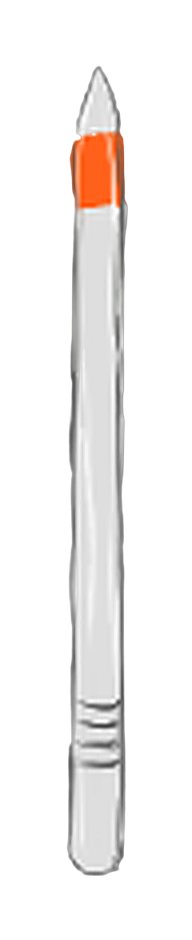
#> input picture assets/rocket_sls_srb_l.png, 192 x 940 px
$ python -i clean_art.py   (imports and definitions only)
#> lines starting #> are read from the running program, lines starting #| are printed output that depends on the picture
# Çizimcinin roket PNG'lerini 4 kat büyütüp kenarları temizler: pürüzlü silüeti yumuşatır, kopuk lekeleri siler,
# çizgileri hafifçe keskinleştirir. El çizimi görünümü korunur (renkler ve çizgi karakteri değişmez).
# Kullanım: python3 clean_art.py art_originals assets   (art_originals klasörü projede yok; çizimcinin özgün PNG'leri geçici olarak oraya konur)
import sys, os
import numpy as np
from collections import deque
from PIL import Image, ImageFilter
K = 4
# [1 line that did not run here, left out]
NAMES = ["rocket_sls_idle", "rocket_sls_nosrb", "rocket_sls_stage1", "rocket_sls_srb_l", "rocket_sls_stage2", "rocket_sls_las"]

def drop_specks(im, min_area=10):
    a = np.array(im.getchannel("A")) > 30
    H, W = a.shape; seen = np.zeros_like(a); comps = []
    for y in range(H):
        for x in range(W):
            if a[y, x] and not seen[y, x]:
                q = deque([(y, x)]); seen[y, x] = True; pts = []
                while q:
                    cy, cx = q.popleft(); pts.append((cy, cx))
                    for dy in (-1, 0, 1):
                        for dx in (-1, 0, 1):
                            ny, nx = cy + dy, cx + dx
                            if 0 <= ny < H and 0 <= nx < W and a[ny, nx] and not seen[ny, nx]: seen[ny, nx] = True; q.append((ny, nx))
                comps.append(pts)
    big = max(len(c) for c in comps); arr = np.array(im)
    for c in comps:
        if len(c) < min_area and len(c) < big * 0.02:
            for y, x in c: arr[y, x, 3] = 0
    return Image.fromarray(arr, "RGBA")

def smoothstep(x, a, b):
    t = np.clip((x - a) / (b - a), 0, 1); return t * t * (3 - 2 * t)

def clean(path):
#> called with path = '../assets/rocket_sls_srb_l.png'
    im = Image.open(path).convert("RGBA"); im = drop_specks(im)
#> in clean, im is the input picture: PIL image 192x940 RGBA; mean R, G, B, A 58.7, 55.5, 53.9, 58.2
    W, H = im.size
#> W = 192; H = 940
    big = im.convert("RGBa").resize((W * K, H * K), Image.LANCZOS).convert("RGBA")
    a = np.array(big.getchannel("A")).astype(np.float32) / 255
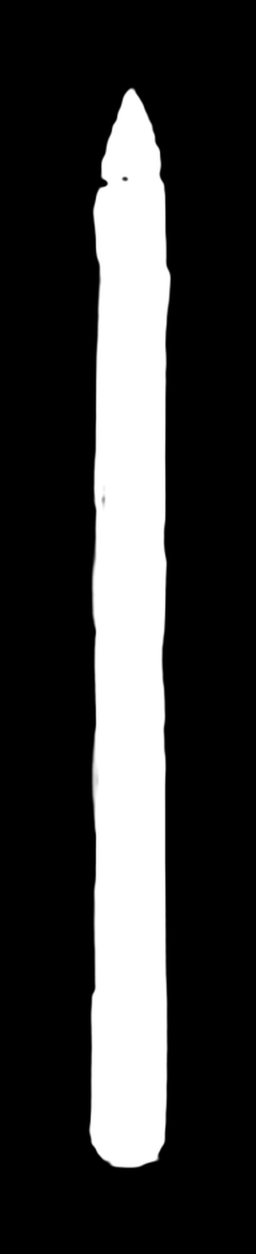
#> a: shape (3760, 768) float32 (shown at 1/3 size); min 0, max 1, mean 0.228
    ab = np.array(Image.fromarray((a * 255).astype(np.uint8)).filter(ImageFilter.GaussianBlur(1.3))).astype(np.float32) / 255
    new_a = smoothstep(ab, 0.30, 0.62)
    # renk: kenarda dışarı taşan saydam siyahlık olmasın diye renk alanını dışa doğru yay
    rgb = np.array(big)[..., :3].astype(np.float32)
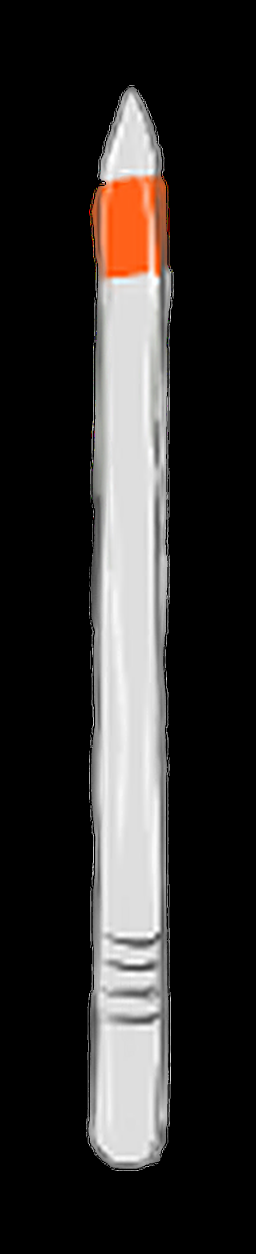
#> rgb: shape (3760, 768, 3) float32 (shown at 1/3 size); mean R, G, B 49.4, 46.7, 45.4
    pm = Image.fromarray((rgb * a[..., None]).astype(np.uint8))
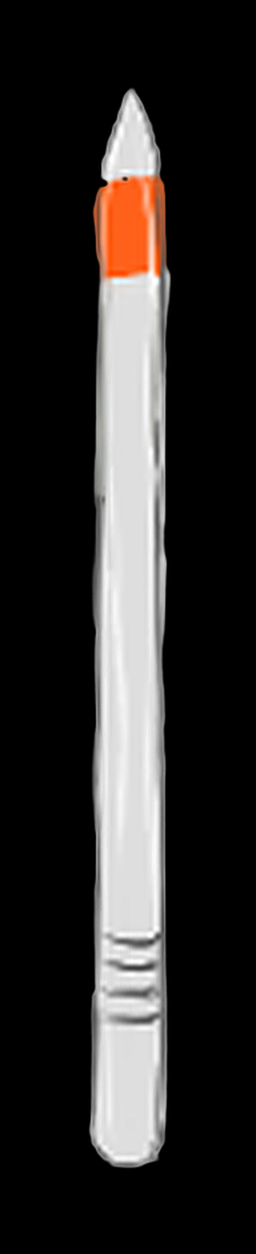
#> pm: PIL image 768x3760 RGB (shown at 1/3 size); mean R, G, B 46.9, 44.3, 43.1
    num = np.array(pm.filter(ImageFilter.GaussianBlur(3))).astype(np.float32)
    den = np.array(Image.fromarray((a * 255).astype(np.uint8)).filter(ImageFilter.GaussianBlur(3))).astype(np.float32) / 255
    fill = num / np.maximum(den[..., None], 1e-3)
    w = np.clip((a - 0.6) / 0.4, 0, 1)[..., None]
    col = np.clip(rgb * w + fill * (1 - w), 0, 255).astype(np.uint8)
    col_img = Image.fromarray(col, "RGB").filter(ImageFilter.UnsharpMask(radius=1.4, percent=130, threshold=2))
    out = np.dstack([np.array(col_img), (new_a * 255).astype(np.uint8)])
    return Image.fromarray(out, "RGBA")

# [3 lines not run here, left out]

>>> result = clean('../assets/rocket_sls_srb_l.png')

$ run again, on assets/char_ctl2_sit_1.png
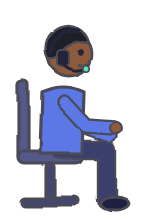
#> input picture assets/char_ctl2_sit_1.png, 144 x 220 px
#> in clean, im is the input picture: PIL image 144x220 RGBA; mean R, G, B, A 26.2, 27.8, 42, 82.4
#> in clean, `col_img = Image.fromarray(col, "RGB").filter(ImageFilter.UnsharpMask(r..`:
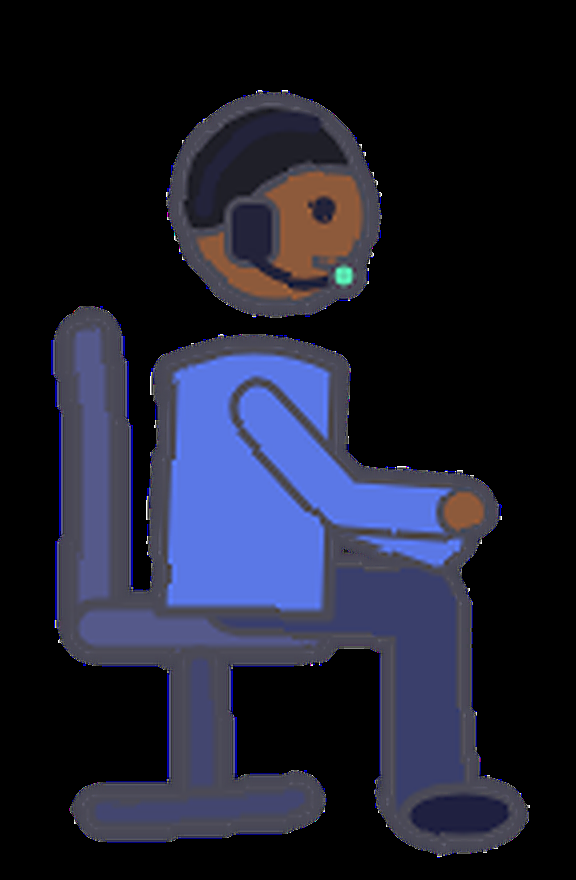
#> col_img: PIL image 576x880 RGB; mean R, G, B 29.7, 31.3, 47
#> in clean, `out = np.dstack([np.array(col_img), (new_a * 255).astype(np.uint8)])`:
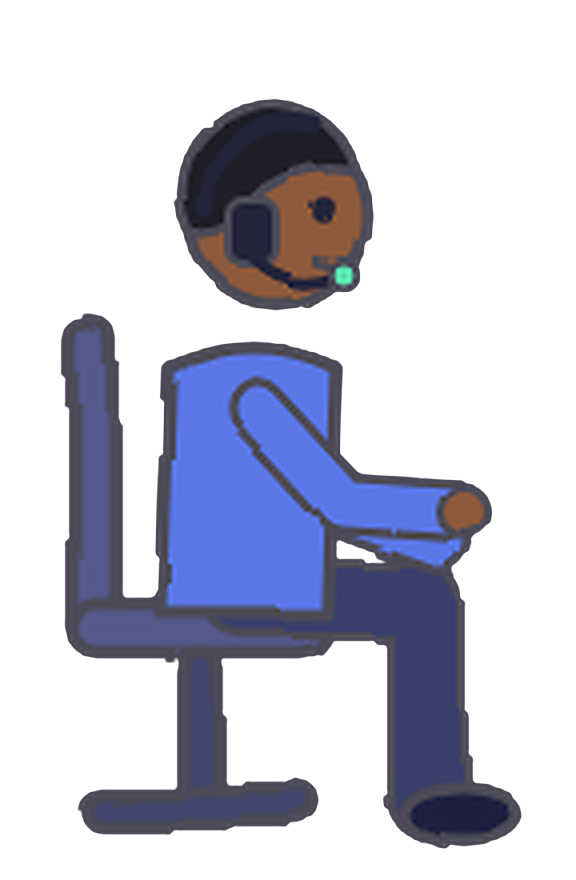
#> out: shape (880, 576, 4); mean R, G, B, A 29.7, 31.3, 47, 82.8; transparent parts drawn white
